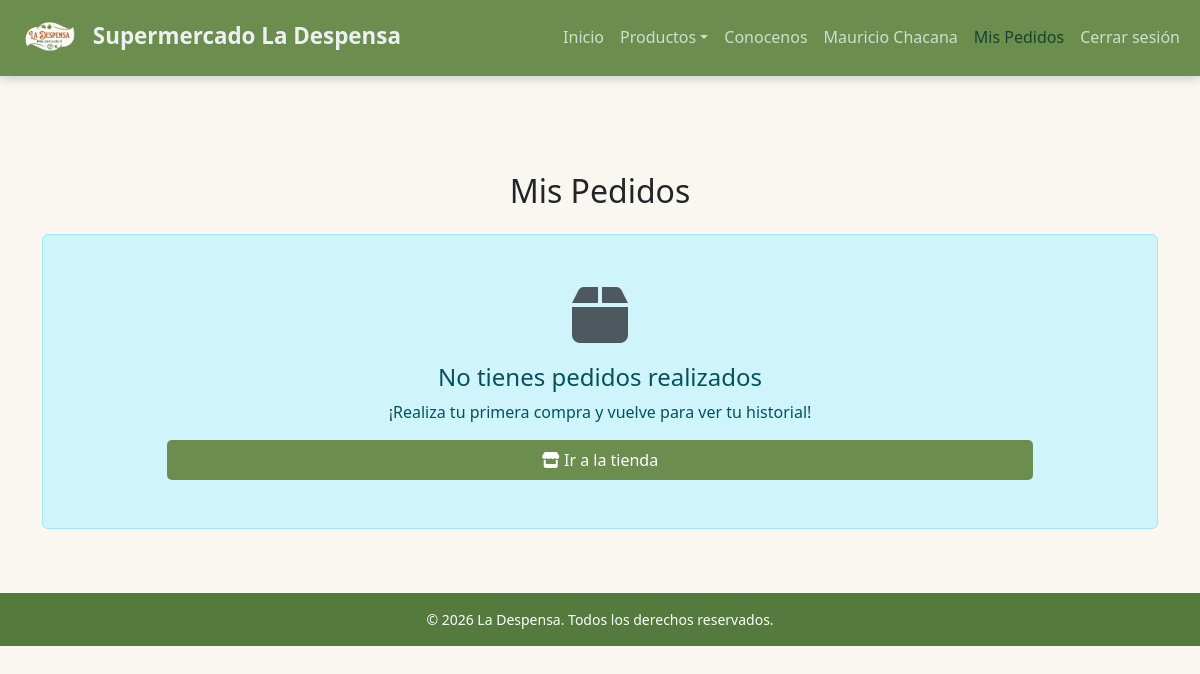
The page /mis-pedidos/ (signed in) on the database as committed earlier.
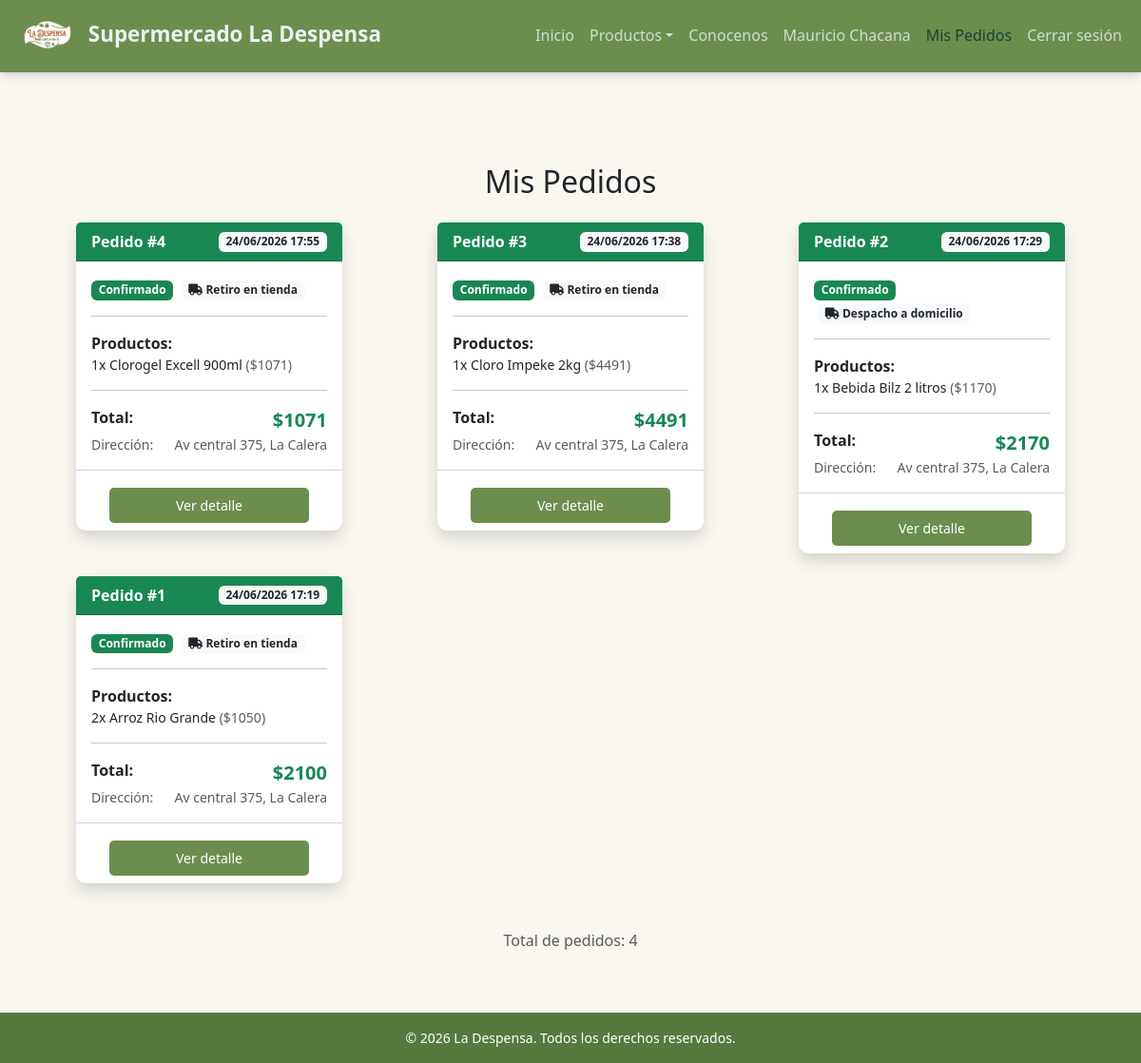
The same page on the database as committed later.
### supermercado/models.py (models this page shows, shortened)
class Pedido(models.Model):
    ESTADO_CHOICES = [
        ('pendiente', 'Pendiente'),
        ('confirmado', 'Confirmado'),
        ('enviado', 'Enviado'),
        ('entregado', 'Entregado'),
        ('cancelado', 'Cancelado'),
]
    usuario = models.ForeignKey(User, on_delete=models.CASCADE, related_name='pedidos')
    fecha = models.DateTimeField(auto_now_add=True)
    total = models.IntegerField()
    direccion = models.TextField()
    metodo_entrega = models.CharField(max_length=20, choices=[('retiro', 'Retiro en tienda'), ('despacho', 'Despacho a domicilio')])
    estado = models.CharField(max_length=20, choices=ESTADO_CHOICES, default='pendiente')
    creado_en = models.DateTimeField(auto_now_add=True)
    actualizado_en = models.DateTimeField(auto_now=True)
    class Meta:
        verbose_name = 'Pedido'
        verbose_name_plural = 'Pedidos'
        ordering = ['-fecha']

class PedidoItem(models.Model):
    pedido = models.ForeignKey(Pedido, on_delete=models.CASCADE, related_name='items')
    producto = models.ForeignKey(Producto, on_delete=models.CASCADE)
    cantidad = models.PositiveIntegerField()
    precio_unitario = models.IntegerField()
    subtotal = models.IntegerField()
    class Meta:
        verbose_name = 'Item del pedido'
        verbose_name_plural = 'Items del pedido'

class Producto(models.Model):
    id_producto = models.AutoField(primary_key=True)
    codigo = models.CharField(max_length=20, unique=True)
    nombre = models.CharField(max_length=100)
    descripcion = models.TextField(blank=True, null=True)
    precio = models.IntegerField()
    stock = models.IntegerField(default=0)
    categoria = models.ForeignKey(Categoria, on_delete=models.CASCADE)
    imagen = models.ImageField(upload_to='productos/', null=True, blank=True)
    fecha_registro = models.DateTimeField(auto_now_add=True)
    fecha_actualizacion = models.DateTimeField(auto_now=True)
    mostrar_en_index = models.BooleanField(default=False, help_text="Marcar para mostrar en inicio")
    class Meta:
        verbose_name = 'Producto'
        verbose_name_plural = 'Productos'
        ordering = ['nombre']

### supermercado/views.py (the view)
# urls.py: path('mis-pedidos/', views.mis_pedidos, name='mis_pedidos'),
@login_required
def mis_pedidos(request):
    usuario = request.user
    pedidos = Pedido.objects.filter(usuario=usuario).order_by('-fecha')
    pedidos_data = []
    for pedido in pedidos:
        items = pedido.items.all()
        pedidos_data.append({
            'pedido': pedido,
            'items': items,
            'total_items': items.count(),
            'total_productos': sum(item.cantidad for item in items)
        })
    context = {
        'pedidos': pedidos_data,
        'total_pedidos': len(pedidos_data)
    }
    return render(request, 'vistas_cliente/misPedidos.html', context)

### supermercado/autenticacion_login.py (called while the page is built)
    def get_user(self, user_id):
        try:
            return User.objects.get(pk=user_id)
        except User.DoesNotExist:
            return None

### supermercado/context_processors.py (called while the page is built)
def usuario_context(request):
    return {
        'user': request.user
    }

def carrito_context(request):
    cantidad_items = 0
    if request.user.is_authenticated and not request.user.is_staff:
        carrito, created = Carrito.objects.get_or_create(usuario=request.user)
        cantidad_items = carrito.get_cantidad_items()
    return {
        'cantidad_items': cantidad_items
    }

### supermercado/models.py (called while the page is built)
    def get_cantidad_items(self):
        return sum(item.cantidad for item in self.items.all())

### supermercado/templates/vistas_cliente/misPedidos.html (shortened to what the changed rows need)
{% load static %}
<!DOCTYPE html>
<html lang="es">
<head>
    <link href="https://cdn.jsdelivr.net/npm/bootstrap@5.3.2/dist/css/bootstrap.min.css" rel="stylesheet">
    <link rel="stylesheet" href="https://cdnjs.cloudflare.com/ajax/libs/font-awesome/6.5.1/css/all.min.css">
    <link rel="stylesheet" href="{% static 'css/design.css' %}">
</head>
<body>
<div class="container mt-5 pt-5">
    <h2 class="mb-4 text-center"> Mis Pedidos</h2>
    {% if pedidos %}
        <div class="row">
            {% for pedido_data in pedidos %}
            <div class="col-md-6 col-lg-4 mb-4">
                <div class="card shadow detalle-card card-detalle-pedido">
                    <div class="card-header bg-success text-white">
                        <div class="d-flex justify-content-between align-items-center">
                            <span class="fw-bold">Pedido #{{ pedido_data.pedido.id }}</span>
                            <span class="badge bg-light text-dark">{{ pedido_data.pedido.fecha|date:"d/m/Y H:i" }}</span>
                        </div>
                    </div>
                    <div class="card-body">
                        <div class="mb-2">
                            <span class="badge {% if pedido_data.pedido.estado == 'confirmado' %}bg-success{% elif pedido_data.pedido.estado == 'enviado' %}bg-primary{% elif pedido_data.pedido.estado == 'entregado' %}bg-info{% else %}bg-secondary{% endif %}">
                                {{ pedido_data.pedido.get_estado_display }}
                            </span>
                            <span class="badge bg-light text-dark ms-1">
                                <i class="fas fa-truck"></i> {{ pedido_data.pedido.get_metodo_entrega_display }}
                            </span>
                        </div>
                        <hr>
                        <div class="mb-2">
                            <strong>Productos:</strong>
                            <ul class="list-unstyled mb-0">
                                {% for item in pedido_data.items %}
                                <li class="small">
                                    {{ item.cantidad }}x {{ item.producto.nombre }}
                                    <span class="text-muted">(${{ item.precio_unitario }})</span>
                                </li>
                                {% endfor %}
                            </ul>
                        </div>
                        <hr>
                        <div class="d-flex justify-content-between">
                            <strong>Total:</strong>
                            <span class="fw-bold fs-5 text-success">${{ pedido_data.pedido.total }}</span>
                        </div>
                        <div class="d-flex justify-content-between">
                            <small class="text-muted">Dirección:</small>
                            <small class="text-muted">{{ pedido_data.pedido.direccion }}</small>
                        </div>
                    </div>
                    <div class="card-footer bg-transparent text-center">
                        <a href="{% url 'detalle_pedido' pedido_data.pedido.id %}" class="btn btn-sm btn-verde">Ver detalle</a>
                    </div>
                </div>
            </div>
            {% endfor %}
        </div>
        <div class="text-center mt-4">
            <p class="text-muted">Total de pedidos: {{ total_pedidos }}</p>
        </div>
    {% else %}
        <div class="alert alert-info text-center p-5">
            <i class="fas fa-box fa-4x mb-3 text-muted"></i>
            <h4>No tienes pedidos realizados</h4>
            <p>¡Realiza tu primera compra y vuelve para ver tu historial!</p>
            <a href="{% url 'index' %}" class="btn btn-verde mt-2">
                <i class="fas fa-store"></i> Ir a la tienda
            </a>
        </div>
    {% endif %}
</div>
</body>
</html>

Rows that differ between the two databases and show on the page:
added Pedido: pedido.id "4", pedido.fecha "24/06/2026 17:55", pedido.estado "Confirmado", pedido.metodo_entrega "Retiro en tienda", pedido.total "1071", pedido.direccion "Av central 375, La Calera"
added PedidoItem: cantidad "1", producto.nombre "Clorogel Excell 900ml", precio_unitario "1071", shown under "4"
added Pedido: pedido.id "3", pedido.fecha "24/06/2026 17:38", pedido.estado "Confirmado", pedido.metodo_entrega "Retiro en tienda", pedido.total "4491", pedido.direccion "Av central 375, La Calera"
added PedidoItem: cantidad "1", producto.nombre "Cloro Impeke 2kg", precio_unitario "4491", shown under "3"
added Pedido: pedido.id "2", pedido.fecha "24/06/2026 17:29", pedido.estado "Confirmado", pedido.metodo_entrega "Despacho a domicilio", pedido.total "2170", pedido.direccion "Av central 375, La Calera"
added PedidoItem: cantidad "1", producto.nombre "Bebida Bilz 2 litros", precio_unitario "1170", shown under "2"
added Pedido: pedido.id "1", pedido.fecha "24/06/2026 17:19", pedido.estado "Confirmado", pedido.metodo_entrega "Retiro en tienda", pedido.total "2100", pedido.direccion "Av central 375, La Calera"
added PedidoItem: cantidad "2", producto.nombre "Arroz Rio Grande", precio_unitario "1050", shown under "1"
Other text that changed with them:
{{ total_pedidos }}: (not shown) → "4"
text no longer shown: "No tienes pedidos realizados ¡Realiza tu primera compra y vuelve para ver tu historial! Ir a la tienda"
text now shown: "Total de pedidos:"
